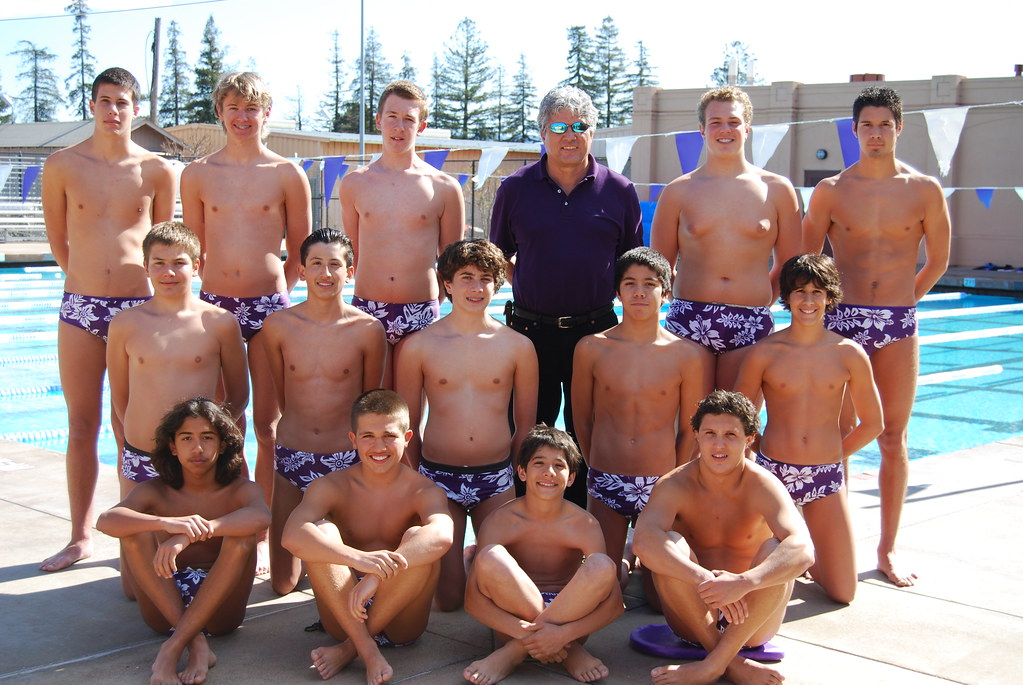
#> input picture 25. face_detection/face2.jpg, 1023 x 685 px
$ python face_detection.py
#> lines starting #> are read from the running program, lines starting #| are printed output that depends on the picture; after the words box and inside, x2 and y2 are one past the last pixel; in counts of white or black regions, pixels touching at a corner belong together
# Importing Libraries
import numpy as np
import cv2

# Trained Classifier
face_cascade = cv2.CascadeClassifier('haarcascade_frontalface_default.xml')

# img = cv2.imread('face.jpg')
img = cv2.imread('face2.jpg')
#> img is the input picture: shape (685, 1023, 3); mean B, G, R 135.2, 138.2, 160.4

gray = cv2.cvtColor(img, cv2.COLOR_RGB2GRAY)
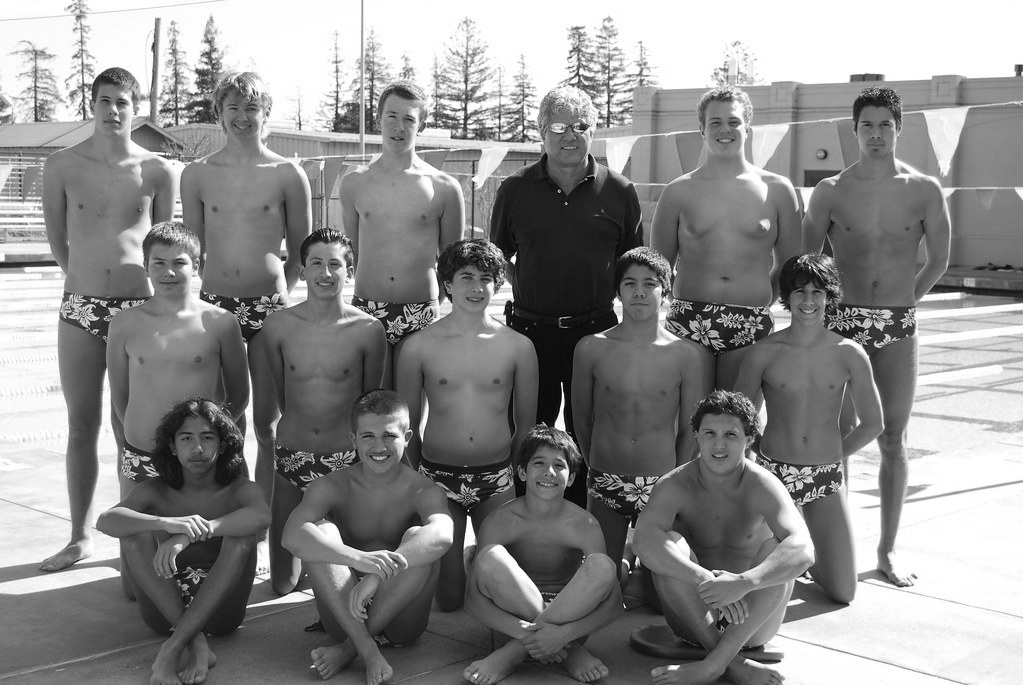
#> gray: shape (685, 1023); min 0, max 255, mean 139.9
faces = face_cascade.detectMultiScale(gray, 1.1, 4)
#> faces = 13 rows, first 6: [285, 279, 26, 26], [850, 105, 52, 52], [615, 265, 50, 50], [87, 82, 53, 53], [376, 100, 48, 48], [690, 413, 59, 59]

for x, y, w, h in faces:
    cv2.rectangle(img, (x, y), (x+w, y+h), (255, 0, 0), 3)
#> this loop made 13 passes
#> (x, y, w, h) on passes 1 to 12: (285, 279, 26, 26), (850, 105, 52, 52), (615, 265, 50, 50), (87, 82, 53, 53), (376, 100, 48, 48), (690, 413, 59, 59), (522, 445, 54, 54), (698, 102, 52, 52), (299, 245, 52, 52), (448, 261, 51, 51), (352, 417, 54, 54), (142, 244, 53, 53)
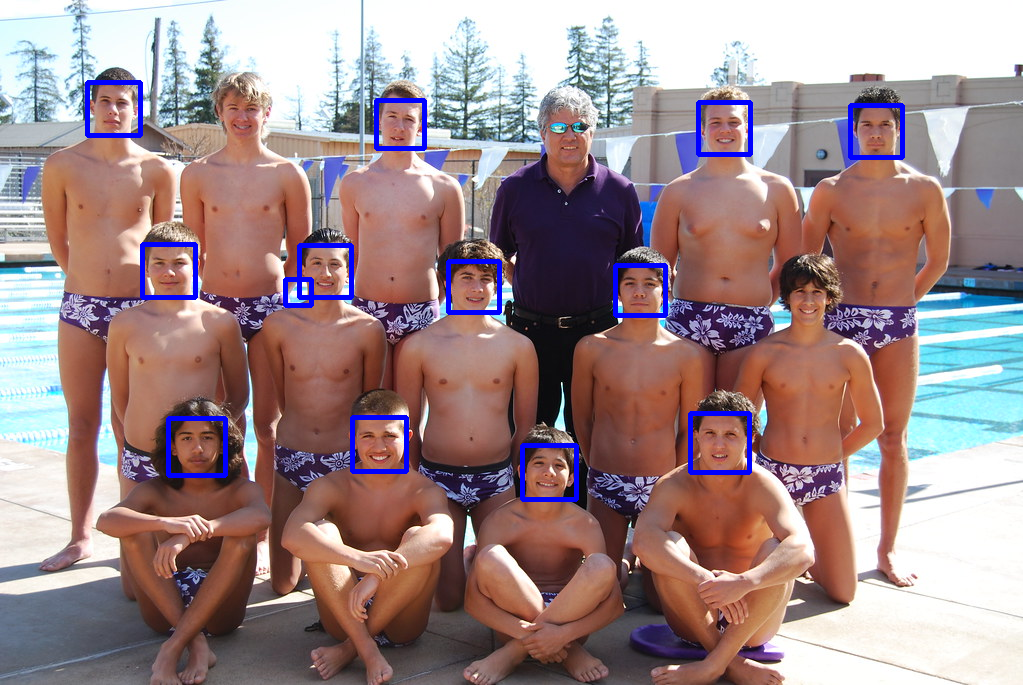
#> img: shape (685, 1023, 3); 1.86% of pixels changed, all inside (x1, y1, x2, y2) = (85, 80, 905, 502)

cv2.imshow('img', img)

cv2.waitKey(0)
cv2.destroyAllWindows()

$ run again, with 25. face_detection/face.jpg copied over 25. face_detection/face2.jpg
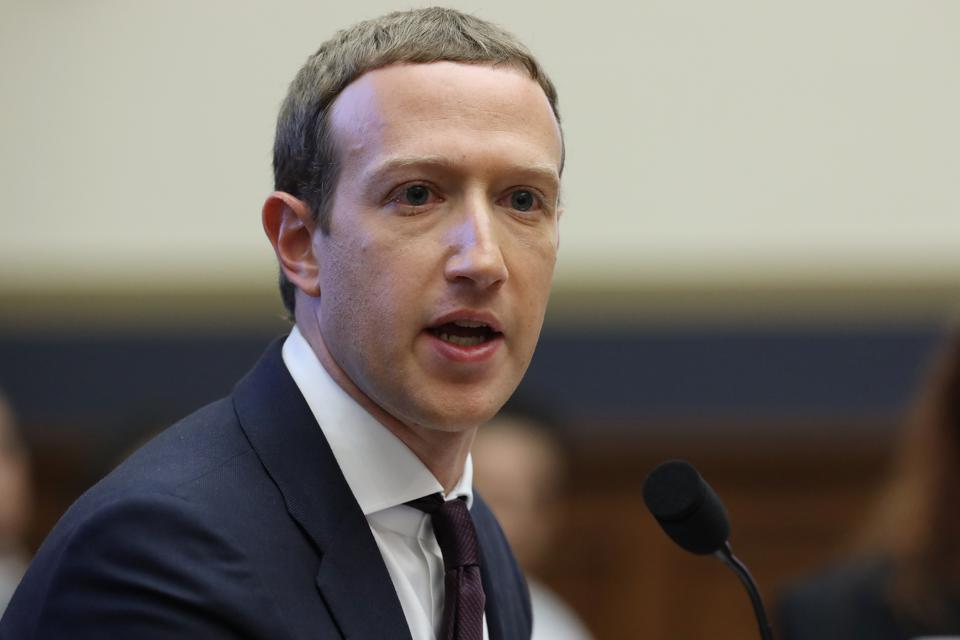
#> input picture 25. face_detection/face.jpg, 960 x 640 px
#> img is the input picture: shape (640, 960, 3); mean B, G, R 104.7, 111.9, 119.3
#> `gray = cv2.cvtColor(img, cv2.COLOR_RGB2GRAY)`:
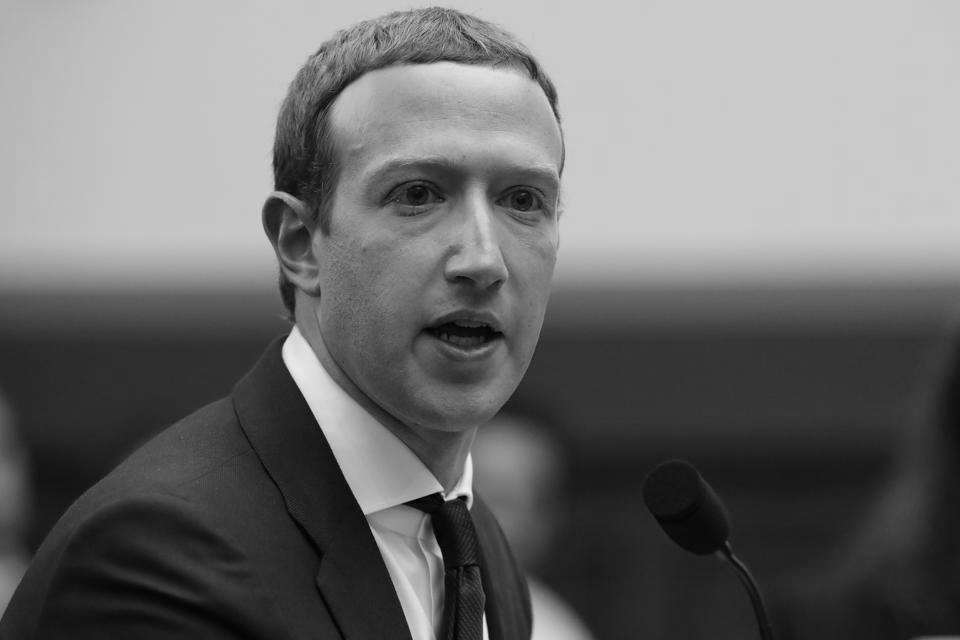
#> gray: shape (640, 960); min 0, max 239, mean 110.6
#> faces = [[312, 77, 321, 321]]
#> the loop `for x, y, w, h in faces:` made 1 pass
#> after the loop `for x, y, w, h in faces:`:
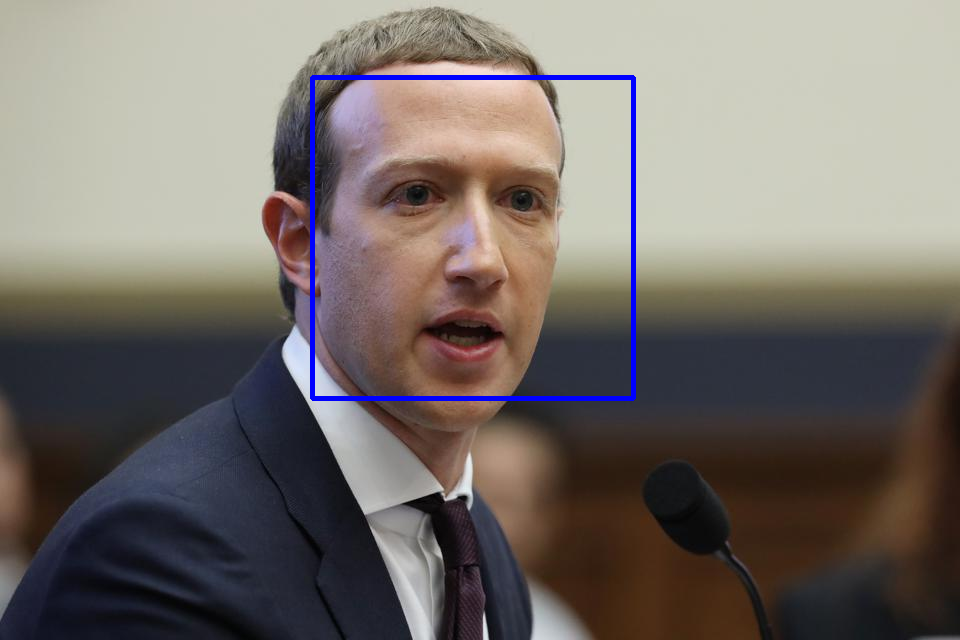
#> img: shape (640, 960, 3); 1.04% of pixels changed, all inside (x1, y1, x2, y2) = (310, 75, 636, 401)
